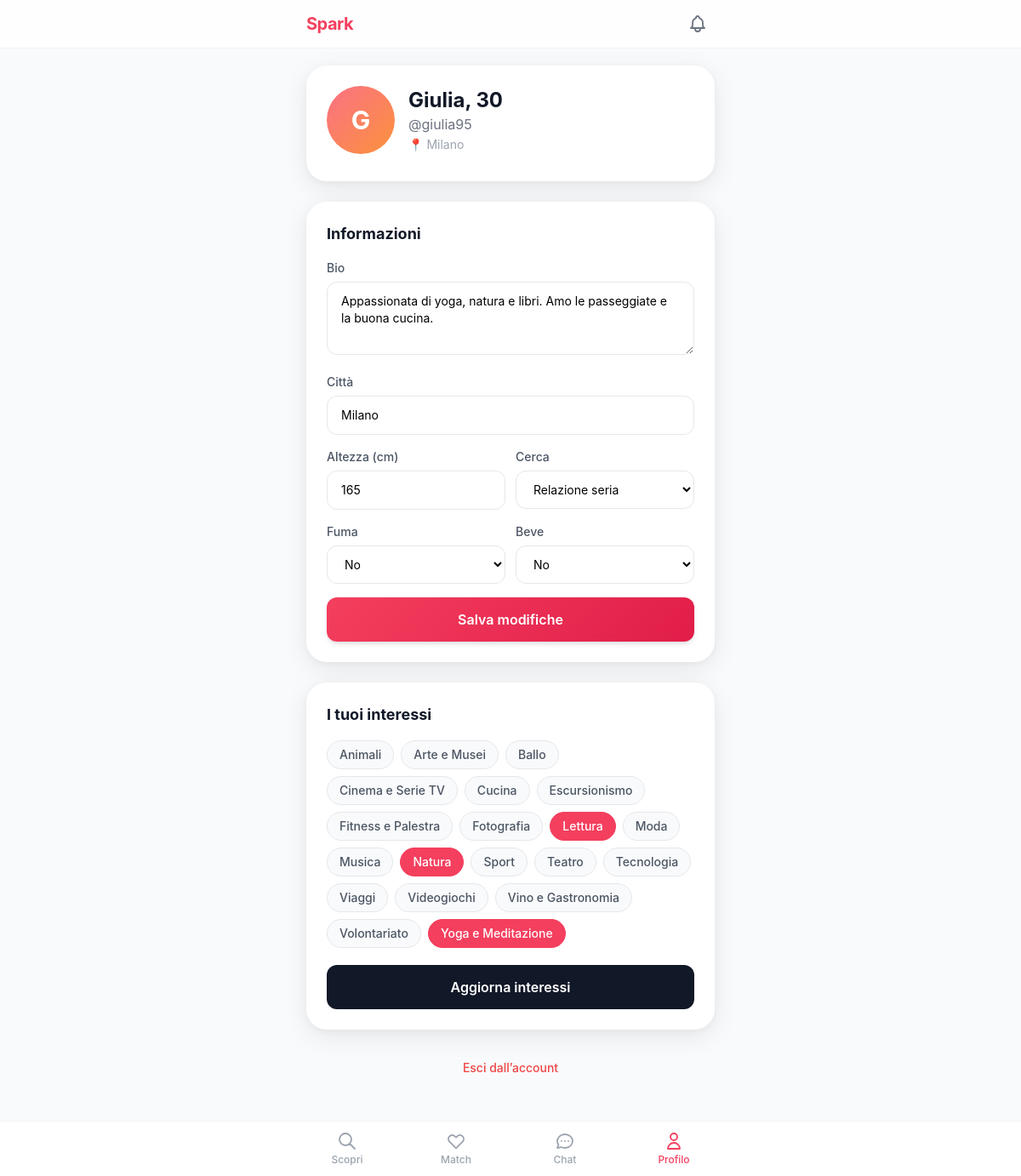
Screenshot of /profile (signed in) with the database file from the repository.
### tables this page shows
CREATE TABLE users (
    id INTEGER PRIMARY KEY AUTOINCREMENT,
    email TEXT NOT NULL UNIQUE,
    password_hash TEXT NOT NULL,
    username TEXT NOT NULL UNIQUE,
    nome TEXT NOT NULL,
    data_nascita DATE NOT NULL,
    genere TEXT NOT NULL CHECK(genere IN ('uomo', 'donna', 'non-binario', 'altro')),
    orientamento TEXT NOT NULL CHECK(orientamento IN ('etero', 'gay', 'lesbica', 'bi', 'altro')),
    bio TEXT,
    citta TEXT,
    latitudine REAL,
    longitudine REAL,
    altezza INTEGER,
    fuma TEXT CHECK(fuma IN ('si', 'no', 'a volte')),
    beve TEXT CHECK(beve IN ('si', 'no', 'a volte')),
    cerca TEXT CHECK(cerca IN ('relazione seria', 'casual', 'amicizia', 'altro')),
    verificato INTEGER DEFAULT 0,
    stato TEXT DEFAULT 'attivo' CHECK(stato IN ('attivo', 'sospeso', 'bannato')),
    is_online INTEGER DEFAULT 0,
    ultimo_accesso DATETIME,
    data_registrazione DATETIME DEFAULT CURRENT_TIMESTAMP,
    foto_principale_url TEXT
);

CREATE TABLE interests (
    id INTEGER PRIMARY KEY AUTOINCREMENT,
    nome TEXT NOT NULL UNIQUE
);

### app.py (the view)
@app.get("/profile", response_class=HTMLResponse)
async def profile_page(request: Request):
    user = get_current_user(request)
    if not user:
        return RedirectResponse("/login", status_code=303)
    user["eta"] = calcola_eta(user["data_nascita"])
    interessi = get_interessi_utente(user["id"])
    conn = get_db()
    all_interests = conn.execute("SELECT * FROM interests ORDER BY nome").fetchall()
    prefs = conn.execute("SELECT * FROM user_preferences WHERE user_id = ?", (user["id"],)).fetchone()
    conn.close()
    return templates.TemplateResponse("profile.html", {
        "request": request,
        "user": user,
        "interessi": interessi,
        "all_interests": [dict(i) for i in all_interests],
        "prefs": dict(prefs) if prefs else {}
    })

### templates/profile.html (shortened to what this page needs)
{% extends "base.html" %}
{% block content %}
<div class="bg-white rounded-3xl card-shadow p-6 mb-6">
    <div class="flex items-center gap-4 mb-2">
        <div class="w-20 h-20 rounded-full bg-gradient-to-br from-spark-400 to-orange-400 flex items-center justify-center text-white text-3xl font-bold">
            {{ user.nome[0] | upper }}
        </div>
        <div>
            <div class="text-2xl font-bold text-gray-900">{{ user.nome }}, {{ user.eta }}</div>
            <div class="text-gray-500">@{{ user.username }}</div>
            {% if user.citta %}<div class="text-sm text-gray-400 mt-0.5">📍 {{ user.citta }}</div>{% endif %}
        </div>
    </div>
</div>
<form method="post" action="/profile/update" class="bg-white rounded-3xl card-shadow p-6 mb-6 space-y-4">
    <h2 class="font-bold text-gray-900 text-lg">Informazioni</h2>
    <div>
        <label class="block text-sm font-medium text-gray-600 mb-1.5">Bio</label>
        <textarea name="bio" rows="3" class="w-full border border-gray-200 rounded-xl px-4 py-3 text-sm outline-none focus:ring-2 focus:ring-spark-400">{{ user.bio or '' }}</textarea>
    </div>
    <div>
        <label class="block text-sm font-medium text-gray-600 mb-1.5">Città</label>
        <input type="text" name="citta" value="{{ user.citta or '' }}" class="w-full border border-gray-200 rounded-xl px-4 py-3 text-sm outline-none focus:ring-2 focus:ring-spark-400">
    </div>
    <div class="grid grid-cols-2 gap-3">
        <div>
            <label class="block text-sm font-medium text-gray-600 mb-1.5">Altezza (cm)</label>
            <input type="number" name="altezza" value="{{ user.altezza or '' }}" class="w-full border border-gray-200 rounded-xl px-4 py-3 text-sm outline-none focus:ring-2 focus:ring-spark-400">
        </div>
        <div>
            <label class="block text-sm font-medium text-gray-600 mb-1.5">Cerca</label>
            <select name="cerca" class="w-full border border-gray-200 rounded-xl px-4 py-3 text-sm outline-none focus:ring-2 focus:ring-spark-400 bg-white">
                <option value="relazione seria" {% if user.cerca == 'relazione seria' %}selected{% endif %}>Relazione seria</option>
            </select>
        </div>
    </div>
    <div class="grid grid-cols-2 gap-3">
        <div>
            <label class="block text-sm font-medium text-gray-600 mb-1.5">Fuma</label>
            <select name="fuma" class="w-full border border-gray-200 rounded-xl px-4 py-3 text-sm outline-none bg-white">
                <option value="no" {% if user.fuma == 'no' %}selected{% endif %}>No</option>
            </select>
        </div>
        <div>
            <label class="block text-sm font-medium text-gray-600 mb-1.5">Beve</label>
            <select name="beve" class="w-full border border-gray-200 rounded-xl px-4 py-3 text-sm outline-none bg-white">
                <option value="no" {% if user.beve == 'no' %}selected{% endif %}>No</option>
            </select>
        </div>
    </div>
    <button type="submit" class="w-full btn-primary text-white font-semibold py-3.5 rounded-xl shadow-md">
        Salva modifiche
    </button>
</form>
<form method="post" action="/profile/interessi" class="bg-white rounded-3xl card-shadow p-6 mb-6">
    <h2 class="font-bold text-gray-900 text-lg mb-4">I tuoi interessi</h2>
    <div class="flex flex-wrap gap-2 mb-5">
        {% for i in all_interests %}
        <label class="cursor-pointer">
            <span class="inline-block px-3.5 py-1.5 rounded-full text-sm font-medium border transition
                         peer-checked:bg-spark-500 peer-checked:text-white peer-checked:border-spark-500
                         bg-gray-50 text-gray-600 border-gray-200 hover:border-spark-300">
                {{ i.nome }}
            </span>
        </label>
        {% endfor %}
    </div>
    <button type="submit" class="w-full bg-gray-900 text-white font-semibold py-3.5 rounded-xl">
        Aggiorna interessi
    </button>
</form>
<div class="text-center pt-2">
    <a href="/logout" class="text-red-500 text-sm font-medium hover:underline">Esci dall’account</a>
</div>
{% endblock %}

### templates/base.html (style rules this page uses)
body { font-family: -apple-system, BlinkMacSystemFont, 'Segoe UI', Roboto, 'Helvetica Neue', sans-serif; -webkit-tap-highlight-color: transparent; }
.card-shadow { box-shadow: 0 8px 30px rgba(0,0,0,0.08), 0 2px 8px rgba(0,0,0,0.04); }
.btn-primary { background: linear-gradient(135deg, #f43f5e, #e11d48); }
html { scroll-behavior: smooth; }

### rows the page displays
users: nome "G", nome "Giulia", username "giulia95", citta "Milano", bio "Appassionata di yoga, natura e libri. Amo le passeggiate e la buona cucina.", altezza "165", cerca "Relazione seria", fuma "No", beve "No"
interests: nome "Animali"
interests: nome "Arte e Musei"
interests: nome "Ballo"
interests: nome "Cinema e Serie TV"
interests: nome "Cucina"
interests: nome "Escursionismo"
interests: nome "Fitness e Palestra"
interests: nome "Fotografia"
interests: nome "Lettura"
interests: nome "Moda"
interests: nome "Musica"
interests: nome "Natura"
interests: nome "Sport"
interests: nome "Teatro"
interests: nome "Tecnologia"
interests: nome "Viaggi"
interests: nome "Videogiochi"
interests: nome "Vino e Gastronomia"
interests: nome "Volontariato"
interests: nome "Yoga e Meditazione"

### other values shown
{{ user.eta }} "30"
